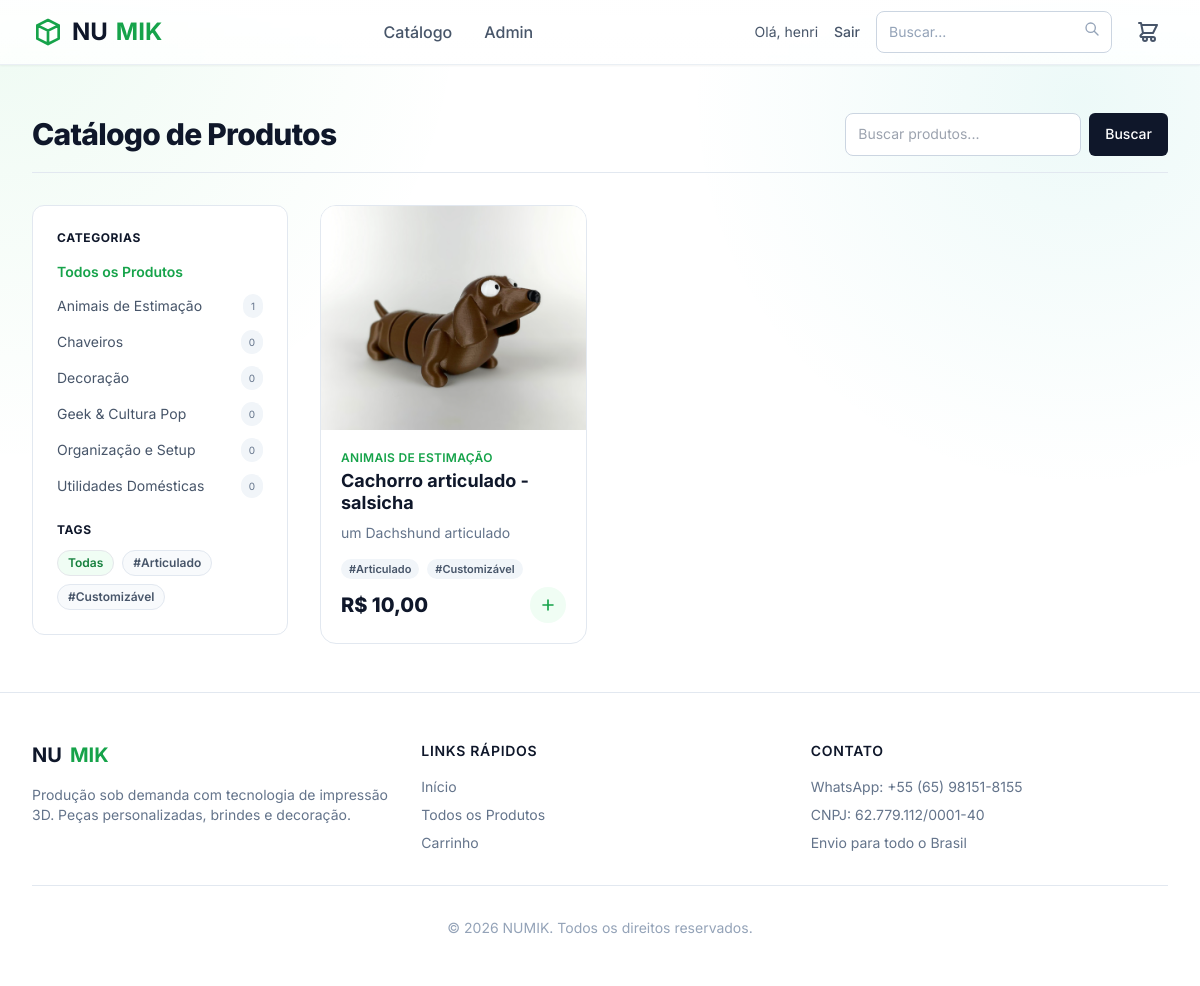
The page /produtos/ (signed in) on the database its author committed.
### catalog/models.py (models this page shows, shortened)
class Category(models.Model):
    name = models.CharField(max_length=150, verbose_name="Nome da Categoria")
    slug = models.SlugField(max_length=150, unique=True)
    description = models.TextField(blank=True, verbose_name="Descrição")
    class Meta:
        verbose_name = "Categoria"
        verbose_name_plural = "Categorias"
        ordering = ['name']

class Tag(models.Model):
    name = models.CharField(max_length=80, unique=True, verbose_name="Nome da Tag")
    slug = models.SlugField(max_length=80, unique=True)
    class Meta:
        verbose_name = "Tag"
        verbose_name_plural = "Tags"
        ordering = ['name']

class Product(models.Model):
    category = models.ForeignKey(Category, related_name='products', on_delete=models.SET_NULL, null=True, blank=True, verbose_name="Categoria")
    name = models.CharField(max_length=200, verbose_name="Nome do Produto")
    slug = models.SlugField(max_length=200, unique=True)
    short_description = models.CharField(max_length=255, verbose_name="Descrição Curta")
    description = models.TextField(verbose_name="Descrição Longa")
    base_price = models.DecimalField(max_digits=10, decimal_places=2, verbose_name="Preço Base")
    is_active = models.BooleanField(default=True, verbose_name="Ativo?")
    lead_time_text = models.CharField(max_length=100, default="Produção em 3 a 5 dias úteis", verbose_name="Prazo Estimado")
    tags = models.ManyToManyField(Tag, related_name='products', blank=True, verbose_name="Tags (#)")
    created_at = models.DateTimeField(auto_now_add=True)
    updated_at = models.DateTimeField(auto_now=True)
    class Meta:
        verbose_name = "Produto"
        verbose_name_plural = "Produtos"
        ordering = ['-created_at']
    def get_absolute_url(self):
        return reverse('catalog:product_detail', kwargs={'slug': self.slug})

class ProductImage(models.Model):
    product = models.ForeignKey(Product, related_name='images', on_delete=models.CASCADE)
    image = models.ImageField(upload_to='products/%Y/%m/%d', verbose_name="Imagem")
    alt_text = models.CharField(max_length=200, blank=True, verbose_name="Texto Alternativo (SEO)")
    order = models.PositiveIntegerField(default=0, verbose_name="Ordem")
    class Meta:
        verbose_name = "Imagem do Produto"
        verbose_name_plural = "Imagens do Produto"
        ordering = ['order']

### catalog/views.py (the view)
# urls.py: path('produtos/', views.product_list, name='product_list'),
def product_list(request):
    products = Product.objects.filter(is_active=True)
    category_slug = request.GET.get('categoria')
    if category_slug:
        products = products.filter(category__slug=category_slug)
    tag_slug = request.GET.get('tag')
    if tag_slug:
        products = products.filter(tags__slug=tag_slug)
    search_query = request.GET.get('q')
    if search_query:
        products = products.filter(name__icontains=search_query)
    categories = Category.objects.all()
    tags = Tag.objects.all()
    return render(request, 'catalog/product_list.html', {
        'products': products.distinct(),
        'categories': categories,
        'current_category': category_slug,
        'search_query': search_query,
        'current_tag': tag_slug,
        'tags': tags,
    })

### templates/catalog/product_list.html (shortened to what this page needs)
{% extends 'base.html' %}
{% block content %}
<div class="max-w-7xl mx-auto px-4 sm:px-6 lg:px-8 py-12">
    <div class="flex flex-col md:flex-row justify-between items-center mb-8 pb-4 border-b border-slate-200">
        <h1 class="text-3xl font-extrabold text-slate-900 tracking-tight">Catálogo de Produtos</h1>
        <form method="get" class="mt-4 md:mt-0 flex w-full md:w-auto gap-2">
            <input type="text" name="q" value="{{ search_query|default:'' }}" placeholder="Buscar produtos..."
                class="flex-1 md:w-64 bg-white border border-slate-300 rounded-md py-2 px-4 text-sm focus:outline-none focus:ring-2 focus:ring-brand-500 focus:border-brand-500">
            <button type="submit"
                class="bg-slate-900 text-white px-4 py-2 rounded-md hover:bg-slate-800 transition text-sm font-medium">
                Buscar
            </button>
        </form>
    </div>
    <div class="flex flex-col md:flex-row gap-8">
        <aside class="md:w-64 flex-shrink-0">
            <div class="bg-white border text-sm border-slate-200 rounded-xl p-6 sticky top-24">
                <h3 class="font-bold text-slate-900 mb-4 uppercase tracking-wider text-xs">Categorias</h3>
                <ul class="space-y-3">
                    <li>
                        <a href="{% url 'catalog:product_list' %}"
                            class="{% if not current_category %}text-brand-600 font-semibold{% else %}text-slate-600 hover:text-brand-600{% endif %} flex items-center gap-2">
                            Todos os Produtos
                        </a>
                    </li>
                    {% for cat in categories %}
                    <li>
                        <a href="?categoria={{ cat.slug }}"
                            class="{% if current_category == cat.slug %}text-brand-600 font-semibold{% else %}text-slate-600 hover:text-brand-600{% endif %} flex items-center justify-between">
                            {{ cat.name }}
                            <span class="bg-slate-100 text-slate-500 text-[10px] px-2 py-0.5 rounded-full">{{ cat.products.count|default:0 }}</span>
                        </a>
                    </li>
                    {% endfor %}
                </ul>
                {% if tags %}
                <h3 class="font-bold text-slate-900 mt-6 mb-3 uppercase tracking-wider text-xs">Tags</h3>
                <div class="flex flex-wrap gap-2">
                    <a href="{% url 'catalog:product_list' %}"
                        class="px-2.5 py-1 rounded-full text-xs font-semibold border {% if not current_tag %}bg-brand-50 text-brand-700 border-brand-200{% else %}bg-slate-50 text-slate-600 border-slate-200 hover:border-brand-300 hover:text-brand-700{% endif %}">Todas</a>
                    {% for tag in tags %}
                    <a href="?tag={{ tag.slug }}"
                        class="px-2.5 py-1 rounded-full text-xs font-semibold border {% if current_tag == tag.slug %}bg-brand-50 text-brand-700 border-brand-200{% else %}bg-slate-50 text-slate-600 border-slate-200 hover:border-brand-300 hover:text-brand-700{% endif %}">#{{ tag.name }}</a>
                    {% endfor %}
                </div>
                {% endif %}
            </div>
        </aside>
        <div class="flex-1">
            <div class="grid grid-cols-1 sm:grid-cols-2 lg:grid-cols-3 gap-6">
                {% for product in products %}
                <a href="{{ product.get_absolute_url }}"
                    class="group bg-white rounded-2xl border border-slate-200 overflow-hidden hover:shadow-xl hover:border-brand-500 transition-all duration-300 flex flex-col">
                    <div class="aspect-w-4 aspect-h-4 bg-slate-100 relative overflow-hidden h-56">
                        {% if product.images.first %}
                        <img src="{{ product.images.first.image.url }}"
                            alt="{{ product.images.first.alt_text|default:product.name }}"
                            class="w-full h-full object-center object-cover group-hover:scale-105 transition-transform duration-500">
                        {% else %}
                        <div class="absolute inset-0 flex items-center justify-center text-slate-400 text-sm">Sem Imagem
                        </div>
                        {% endif %}
                    </div>
                    <div class="p-5 flex-1 flex flex-col justify-between">
                        <div>
                            <p class="text-xs font-semibold text-brand-600 mb-1 uppercase tracking-wide">
                                {% if product.category %}
                                    {{ product.category.name }}
                                {% else %}
                                    Geral
                                {% endif %}
                            </p>
                            <h3 class="text-lg font-bold text-slate-900 mb-2 leading-tight">{{ product.name }}</h3>
                            <p class="text-slate-500 text-sm line-clamp-2 mb-4">{{ product.short_description }}</p>
                            {% if product.tags.all %}
                            <div class="flex flex-wrap gap-2 mb-2">
                                {% for tag in product.tags.all %}
                                <span class="px-2 py-0.5 rounded-full bg-slate-100 text-[11px] font-semibold text-slate-600">#{{ tag.name }}</span>
                                {% endfor %}
                            </div>
                            {% endif %}
                        </div>
                        <div class="flex items-center justify-between mt-auto">
                            <span class="text-xl font-extrabold text-slate-900">R$ {{ product.base_price }}</span>
                            <form action="{% url 'cart:cart_add' product.id %}" method="post">
                                <button type="submit"
                                    class="text-brand-600 hover:text-brand-700 bg-brand-50 hover:bg-brand-100 p-2 rounded-full transition-colors">
                                    <svg class="w-5 h-5" fill="none" stroke="currentColor" viewBox="0 0 24 24">
                                        <path stroke-linecap="round" stroke-linejoin="round" stroke-width="2"
                                            d="M12 6v6m0 0v6m0-6h6m-6 0H6"></path>
                                    </svg>
                                </button>
                            </form>
                        </div>
                    </div>
                </a>
                {% endfor %}
            </div>
        </div>
    </div>
</div>
{% endblock %}

### templates/base.html (shortened to what this page needs)
<!DOCTYPE html>
<html lang="pt-br">
<head>
    <script src="https://cdn.tailwindcss.com"></script>
</head>
<body class="text-slate-900 font-sans min-h-screen flex flex-col antialiased">
    <header class="numik-surface border-b border-slate-200/70 shadow-sm sticky top-0 z-50">
        <div class="max-w-7xl mx-auto px-4 sm:px-6 lg:px-8">
            <div class="flex justify-between h-16 items-center">
                <div class="flex-shrink-0 flex items-center">
                    <a href="{% url 'catalog:home' %}" class="text-2xl font-bold text-slate-900 flex items-center gap-2">
                        <svg class="w-8 h-8 text-brand-600" fill="none" stroke="currentColor" viewBox="0 0 24 24" xmlns="http://www.w3.org/2000/svg"><path stroke-linecap="round" stroke-linejoin="round" stroke-width="2" d="M20 7l-8-4-8 4m16 0l-8 4m8-4v10l-8 4m0-10L4 7m8 4v10M4 7v10l8 4"></path></svg>
                        NU<span class="text-brand-600">MIK</span>
                    </a>
                </div>
                <nav class="hidden md:flex space-x-8">
                    <a href="{% url 'catalog:product_list' %}" class="text-slate-600 hover:text-brand-600 font-medium transition-colors">Catálogo</a>
                    {% if user.is_staff %}
                    <a href="{% url 'custom_admin:dashboard' %}" class="text-slate-600 hover:text-brand-600 font-medium transition-colors">Admin</a>
                    {% endif %}
                </nav>
                <div class="flex items-center space-x-4">
                    {% if user.is_authenticated %}
                    <span class="hidden sm:inline text-sm text-slate-600">Olá, {{ user.username }}</span>
                    <a href="{% url 'logout' %}" class="text-sm font-medium text-slate-600 hover:text-brand-600">Sair</a>
                    {% else %}
                    <a href="{% url 'login' %}" class="text-sm font-medium text-slate-600 hover:text-brand-600">Entrar</a>
                    <a href="{% url 'signup' %}" class="text-sm font-medium text-brand-600 hover:text-brand-700">Criar conta</a>
                    {% endif %}
                    <form action="{% url 'catalog:product_list' %}" method="get" class="hidden sm:flex relative">
                        <input type="text" name="q" placeholder="Buscar..." class="w-full bg-slate-100 placeholder-slate-400 text-slate-800 text-sm rounded-full pl-4 pr-10 py-2 focus:outline-none focus:ring-2 focus:ring-brand-500 transition-all border border-transparent focus:bg-white">
                        <button type="submit" class="absolute right-3 top-2.5 text-slate-400 hover:text-brand-600">
                            <svg class="h-4 w-4" fill="none" stroke="currentColor" viewBox="0 0 24 24"><path stroke-linecap="round" stroke-linejoin="round" stroke-width="2" d="M21 21l-6-6m2-5a7 7 0 11-14 0 7 7 0 0114 0z"></path></svg>
                        </button>
                    </form>
                    <a href="{% url 'cart:cart_detail' %}" class="relative text-slate-600 hover:text-brand-600 transition-colors p-2">
                        <svg class="w-6 h-6" fill="none" stroke="currentColor" viewBox="0 0 24 24"><path stroke-linecap="round" stroke-linejoin="round" stroke-width="2" d="M3 3h2l.4 2M7 13h10l4-8H5.4M7 13L5.4 5M7 13l-2.293 2.293c-.63.63-.184 1.707.707 1.707H17m0 0a2 2 0 100 4 2 2 0 000-4zm-8 0a2 2 0 100 4 2 2 0 000-4z"></path></svg>
                    </a>
                </div>
            </div>
        </div>
    </header>
    <main class="flex-grow flex flex-col">
        {% block content %}{% endblock %}
    </main>
    <footer class="bg-white border-t border-slate-200 mt-auto">
        <div class="max-w-7xl mx-auto px-4 sm:px-6 lg:px-8 py-12">
            <div class="grid grid-cols-1 md:grid-cols-3 gap-8">
                <div>
                    <span class="text-xl font-bold text-slate-900 flex items-center gap-2 mb-4">
                        NU<span class="text-brand-600">MIK</span>
                    </span>
                    <p class="text-slate-500 text-sm">
                        Produção sob demanda com tecnologia de impressão 3D. Peças personalizadas, brindes e decoração.
                    </p>
                </div>
                <div>
                    <h3 class="text-sm font-semibold text-slate-900 tracking-wider uppercase mb-4">Links Rápidos</h3>
                    <ul class="space-y-2 text-sm text-slate-500">
                        <li><a href="{% url 'catalog:home' %}" class="hover:text-brand-600 transition">Início</a></li>
                        <li><a href="{% url 'catalog:product_list' %}" class="hover:text-brand-600 transition">Todos os Produtos</a></li>
                        <li><a href="{% url 'cart:cart_detail' %}" class="hover:text-brand-600 transition">Carrinho</a></li>
                    </ul>
                </div>
                <div>
                    <h3 class="text-sm font-semibold text-slate-900 tracking-wider uppercase mb-4">Contato</h3>
                    <ul class="space-y-2 text-sm text-slate-500">
                        <li>WhatsApp: +55 (65) 98151-8155</li>
                        <li>CNPJ: 62.779.112/0001-40</li>
                        <li>Envio para todo o Brasil</li>
                    </ul>
                </div>
            </div>
            <div class="mt-8 pt-8 border-t border-slate-200 text-center text-sm text-slate-400">
                &copy; {% now "Y" %} NUMIK. Todos os direitos reservados.
            </div>
        </div>
    </footer>
</body>
</html>

### rows shown on the page
Category: name "Animais de Estimação", products.count "1"
Category: name "Chaveiros", products.count "0"
Category: name "Decoração", products.count "0"
Category: name "Geek & Cultura Pop", products.count "0"
Category: name "Organização e Setup", products.count "0"
Category: name "Utilidades Domésticas", products.count "0"
Tag: name "Articulado"
Tag: name "Customizável"
Product: images.first.image (picture), category.name "ANIMAIS DE ESTIMAÇÃO", name "Cachorro articulado - salsicha", short_description "um Dachshund articulado", base_price "10,00"

### other values the page prints
{{ user.username }} "henri"
